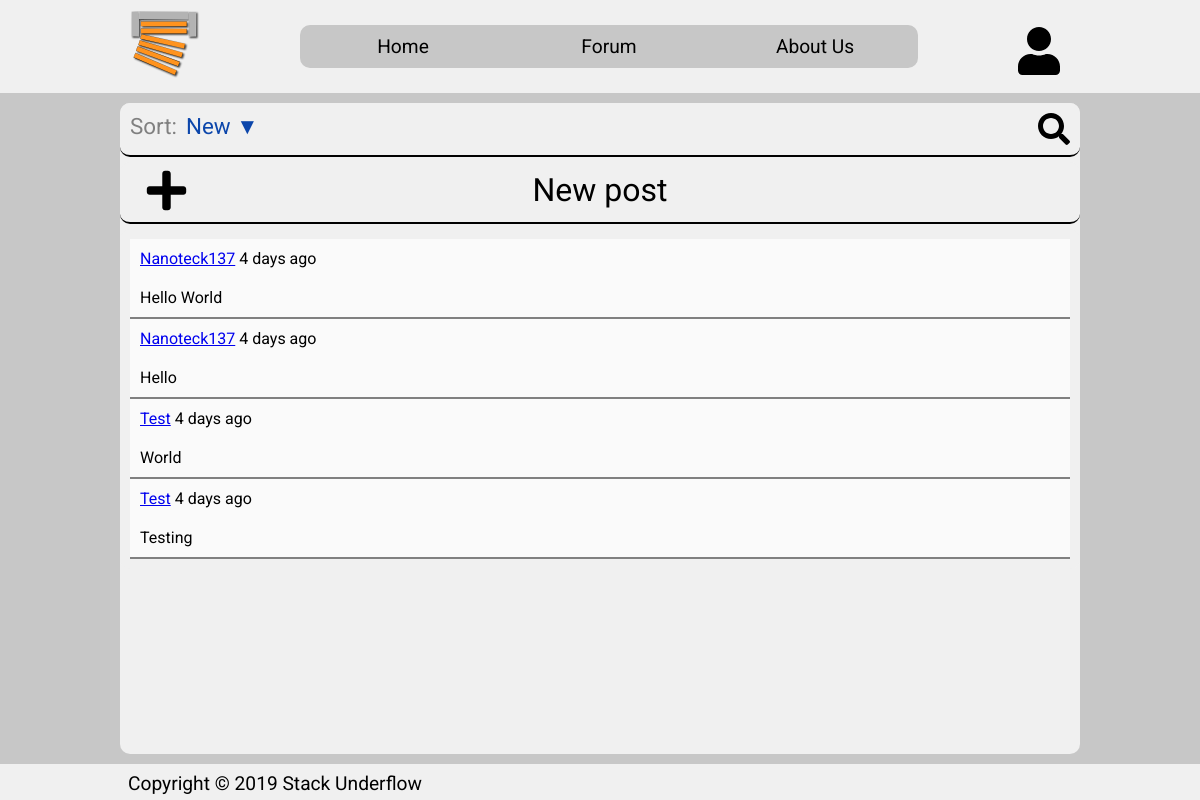
/forum.php, run on the app's committed database.
### tables this page shows
CREATE TABLE users(
    uID int(8) PRIMARY KEY AUTO_INCREMENT,
    uName varchar (32) NOT NULL,
    uUsername varchar (64) NOT NULL,
    uEmail varchar (64) NOT NULL,
    uPassword varchar (64) NOT NULL,
    uBirthdate datetime NOT NULL,
    uCreatedDate datetime NOT NULL default CURRENT_TIMESTAMP,
    uUserType ENUM ('member', 'moderator', 'admin') NOT NULL DEFAULT 'member',
    uSignature varchar(32) DEFAULT "",
    uProfilePicture varchar(128) NOT NULL DEFAULT '',
    uTheme ENUM('light', 'dark') NOT NULL DEFAULT 'light'
);

CREATE TABLE forum_posts (
    pID int(8) PRIMARY KEY AUTO_INCREMENT,
    pTitle varchar(64) NOT NULL,
    pContent mediumtext NOT NULL,
    
    pAuthor int(8),
    FOREIGN KEY(pAuthor) REFERENCES users(uID),

    pCreatedDate datetime NOT NULL DEFAULT CURRENT_TIMESTAMP
);

### private/api/auth.php (called while the page is built, shortened)
<?php
class AuthUser
{
    public function __construct(Database $database,
                                int $id,
                                string $name,
                                string $username,
                                string $email,
                                string $password,
                                string $birthdate,
                                string $createdDate,
                                string $type,
                                string $signature,
                                string $profilePicture,
                                string $theme)
    {
        $this->id = $id;
        $this->username = $username;
    }
    public static function CreateFromRow($database, $row): AuthUser
    {
        return new AuthUser(
            $database,
            $row["uID"],
            $row["uName"],
            $row["uUsername"],
            $row["uEmail"],
            $row["uPassword"],
            $row["uBirthdate"],
            $row["uCreatedDate"],
            $row["uUserType"],
            $row["uSignature"],
            $row["uProfilePicture"],
            $row["uTheme"]
        );
    }
}
class Auth
{
    public $database;
    public function __construct(Database $database)
    {
        $this->database = $database;
    }
    public function GetUserById(int $id): ?AuthUser
    {
        $query = "SELECT * FROM users WHERE uID=$id";
        try {
            $result = $this->database->Query($query);
            if($result->GetNumRows() === 1)
            {
                $row = $result->GetRow(0);
                return AuthUser::CreateFromRow($this->database, $row);
            }
            else
            {
                throw new AuthUserNotFoundException("User not found with id '$id'");
            }
        }
        catch(Exception $e)
        {
            throw new AuthUserNotFoundException("User not found with id '$id'");
        }
        return null;
    }
    public function IsUserLoggedIn()
    {
        return isset($_SESSION["valid_login"]) && $_SESSION["valid_login"] === true;
    }
}
?>

### private/common.php (called while the page is built, shortened)
<?php
require_once("private/api/database.php");
require_once("private/api/auth.php");
require_once("private/api/forum.php");
function common_start()
{
    $database = new Database();
    $auth = new Auth($database);
    $forum = new Forum($database, $auth);
}
function format_time($time)
{
    $time = time() - $time;
    $time = ($time < 1) ? 1 : $time;
    $tokens = array(
        31536000 => 'year',
        2592000 => 'month',
        604800 => 'week',
        86400 => 'day',
        3600 => 'hour',
        60 => 'minute',
        1 => 'second'
    );
    foreach ($tokens as $unit => $text)
    {
        if ($time < $unit) continue;
        $numberOfUnits = floor($time / $unit);
        return $numberOfUnits . ' ' . $text . (($numberOfUnits > 1) ? 's' : '');
    }
}
function format_time_data($time_data)
{
    return format_time(strtotime($time_data));
}
?>

### private/api/forum.php (called while the page is built, shortened)
<?php
class Post
{
    private function __construct(Database $database,
                                Auth $auth,
                                int $id,
                                string $title,
                                string $content,
                                AuthUser $author,
                                string $createdDate)
    {
        $this->id = $id;
        $this->title = $title;
        $this->author = $author;
        $this->createdDate = $createdDate;
    }
    public static function CreateFromRow(Database $database, Auth $auth, $row): Post
    {
        $user = $auth->GetUserById($row["pAuthor"]);
        return new Post(
            $database,
            $auth,
            $row["pID"],
            $row["pTitle"],
            $row["pContent"],
            $user,
            $row["pCreatedDate"]
        );
    }
}
class Forum
{
    private $database;
    private $auth;
    public function __construct(Database $database, Auth $auth)
    {
        $this->database = $database;
        $this->auth = $auth;
    }
    public function GetAllPosts($where, $sortOrder = "DESC", $limit = "", $offset = ""): array
    {
        $posts = array();
        $query = "SELECT * FROM forum_posts $where ORDER BY forum_posts.pCreatedDate $sortOrder $limit $offset";
        $result = $this->database->Query($query);
        for($i = 0; $i < $result->GetNumRows(); $i++)
        {
            $row = $result->GetRow($i);
            $post = Post::CreateFromRow($this->database, $this->auth, $row);
            array_push($posts, $post);
        }
        return $posts;
    }
}
?>

### private/api/database.php (called while the page is built, shortened)
<?php
class DatabaseResult
{
    private $rows;
    private $numRows;
    public function __construct(array $rows, int $numRows)
    {
        $this->rows = $rows;
        $this->numRows = $numRows;
    }
    public function GetNumRows(): int
    {
        return $this->numRows;
    }
    public function GetRow(int $index)
    {
        return $this->rows[$index];
    }
}
class Database
{
    private $connection;
    public function __construct()
    {
        $this->connection = new mysqli("localhost", "root", "", "stackunderflow");
    }
    public function Query(string $query)
    {
        $result = $this->connection->query($query);
        if(is_bool($result))
        {
            return new DatabaseResult(array(), 0);
        }
        else
        {
            return new DatabaseResult($result->fetch_all(MYSQLI_BOTH), $result->num_rows);
        }
        return null;
    }
}
?>

### forum.php (the view, shortened to what this page needs)
<?php
    require_once("private/common.php");
?>
<!DOCTYPE html>
<html lang="en">
<head>
    <?php include "template/head.php" ?>
    <link rel="stylesheet" href="css/pages/forum.css">
    <link rel="stylesheet" href="css/common/forum.css">
</head>
<body>
    <?php
        $search = "";
        $sortOrder = "DESC";
    ?>
    <div id="container">
        <?php include "template/header.php" ?>
        <main>
            <form class="forum-search-bar" action="forum.php" method="get">
                <div id="forum-sort">
                    <p class="forum-sort-title">Sort:</p>
                    <p class="forum-sort-selected">New ▼</p>
                </div>
                <div id="forum-search-icon">
                    <i class="fas fa-search fa-2x"></i>
                </div>
            </form>
            <div id="create-new-post" data-href="<?php echo $auth->IsUserLoggedIn() ? "new_post.php" : "login.php"; ?>">
                <i class="fas fa-plus fa-3x"></i>
                <p>New post</p>
            </div>
            <div id="all-forum-posts">
                <?php
                $posts = $forum->GetAllPosts("WHERE forum_posts.pTitle LIKE '%$search%'", $sortOrder, "LIMIT 10", "OFFSET 0");
                for ($i = 0; $i < count($posts); $i++)
                {
                    $post = $posts[$i];
                ?>
                <div class="forum-post">
                    <div class="forum-author">
                        <a
                            href="view_profile.php?p=<?php echo $post->author->id; ?>"><?php echo $post->author->username ?></a>
                        <p><?php echo format_time_data($post->createdDate); ?> ago</p>
                    </div>
                    <a class="forum-title" href="view_post.php?p=<?php echo $post->id;?>">
                        <p><?php echo $post->title; ?></p>
                    </a>
                </div>
                <?php
                }
                ?>
            </div>
        </main>
        <?php include "template/footer.php" ?>
    </div>
</body>
</html>

### template/head.php (shortened to what this page needs)
<link rel="stylesheet" href="css/common/main.css">

### template/header.php (shortened to what this page needs)
<header>
    <div id="header-main">
        <nav>
            <a id="header-logo-small" href="index.php"><img class="logo" src="img/logo.svg" alt="Logo" width="70"></a>
            <div id="desktop-menu-list">
                <a href="index.php">Home</a>
                <a href="forum.php">Forum</a>
                <a href="about.php">About Us</a>
            </div>
            <div id="profile-icon">
                <div id="profile-icon-button"><i class="fas fa-user fa-3x"></i></div>
            </div>
        </nav>
    </div>
</header>

### template/footer.php (shortened to what this page needs)
<footer>
    <div id="footer-main">
        <p>Copyright &copy; 2019 Stack Underflow</p>
    </div>
</footer>

### css/common/main.css (style rules this page uses)
* { margin: 0; padding: 0; font-family: 'Roboto', sans-serif; }
p, h1, h2, h3, h4, h5, h6, i, svg { color: var(--primary-background-color-on); }
form { display: flex; justify-content: center; flex-direction: column; position: relative; padding: 10px; }
html,body { height: 100%; min-height: 100%; }
body { background-color: var(--primary-background-color-dark); }
#container { display: flex; min-height: 100vh; flex-direction: column; }
header { width: 100%; z-index: 100; background: var(--primary-background-color); }
#header-logo-small { display: inline-block; }
nav { display: flex; align-items: center; justify-content: space-between; padding: 10px; margin: 0px 10px; }
main { display: flex; flex-direction: column; flex: 1; background-color: var(--primary-background-color); }
#profile-icon { position: relative; }
#profile-icon-button svg { margin-right: 10px; margin-top: 10px; float: right; color: var(--primary-background-color-on); }
footer { align-self: flex-end; width: 100%; height: 20px; padding-top: 8px; padding-bottom: 8px; background: var(--primary-background-color); border-top: 1px solid black; }
#footer-main p { padding-left: 8px; font-size: 1.2em; color: var(--primary-background-color-on); }
#desktop-menu-list { flex: 1; display: flex; justify-content: space-around; background-color: var(--primary-background-color-dark); border-radius: 10px; margin: 0px 100px; }
#desktop-menu-list a { flex: 1; padding: 10px 10px; text-align: center; font-size: 1.2em; color: var(--primary-background-color-dark-on); }
#desktop-menu-list a:link { text-decoration: none; color: var(--primary-background-color-dark-on); }
@media all and (min-width: 960px) { main { width: 960px; margin: 10px auto; border-radius: 10px; } }
@media all and (min-width: 960px) { header { width: 100%; } }
@media all and (min-width: 960px) { nav { padding: 10px 0px; } }
@media all and (min-width: 960px) { #header-main { width: 960px; margin: 0 auto; } }
@media all and (min-width: 960px) { #footer-main { width: 960px; margin: 0 auto; } }
@media all and (min-width: 960px) { .forum-search-bar { border-radius: 10px; margin-bottom: 5px; border: none; } }
@media all and (min-width: 960px) { #create-new-post { border-radius: 10px; border: none; margin-bottom: 5px; } }
@media all and (min-width: 960px) { #all-forum-posts { background: var(--primary-background-color); border-radius: 10px; padding: 10px; } }
@media all and (min-width: 960px) { footer { border: none; } }

### css/pages/forum.css (style rules this page uses)
.forum-search-bar { display: flex; flex-direction: row; justify-content: space-between; position: relative; background-color: var(--primary-background-color); padding: 10px; border-bottom: 2px solid black; }
#forum-sort > p { display: inline-block; font-size: 1.4em; }
.forum-sort-title { color: gray; }
.forum-sort-selected { padding: 0px 5px; color: rgb(12, 70, 171); }
#create-new-post { display: flex; justify-content: space-between; width: 100%; height: 60px; background-color: var(--primary-background-color); border-bottom: black 2px solid; }
#create-new-post p { width: 100%; font-size: 2em; text-align: center; line-height: 100%; transform: translateY(20%); }
#create-new-post svg { position: absolute; width: 45px; height: 45px; text-align: center; margin-left: 24px; margin-top: 6px; margin-bottom: 5px; }
#all-forum-posts { display: flex; flex-direction: column; }

### css/common/forum.css (style rules this page uses)
.forum-post { background-color: var(--primary-background-color-light); border-bottom: 2px solid gray; width: 100%; }
.forum-title p { padding: 10px; }
.forum-author { padding: 10px; }
.forum-author p { display: inline-block; }
.forum-title:link { text-decoration: none; }

### data on the page
users: uUsername "Nanoteck137"
forum_posts: pCreatedDate "4 days", pTitle "Hello World"
forum_posts: pAuthor.uUsername "Nanoteck137", pCreatedDate "4 days", pTitle "Hello"
forum_posts: pAuthor.uUsername "Test", pCreatedDate "4 days", pTitle "World"
forum_posts: pAuthor.uUsername "Test", pCreatedDate "4 days", pTitle "Testing"
